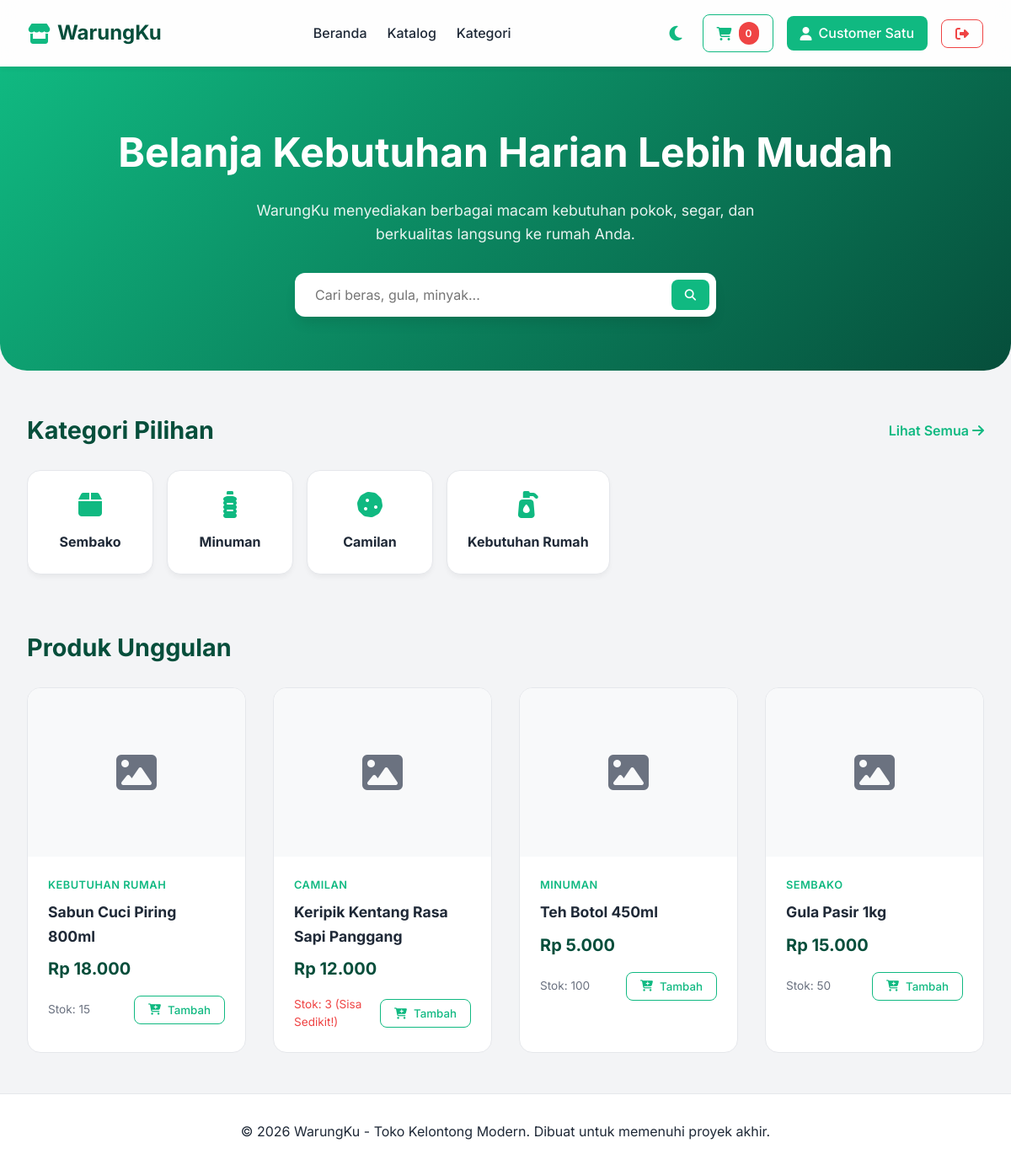
Page /index.php (signed in) on the committed database.
### tables this page shows
CREATE TABLE IF NOT EXISTS categories (
    id INT AUTO_INCREMENT PRIMARY KEY,
    name VARCHAR(100) NOT NULL,
    slug VARCHAR(100) NOT NULL UNIQUE,
    icon VARCHAR(50) DEFAULT NULL,
    created_at TIMESTAMP DEFAULT CURRENT_TIMESTAMP
);

CREATE TABLE IF NOT EXISTS products (
    id INT AUTO_INCREMENT PRIMARY KEY,
    category_id INT NOT NULL,
    name VARCHAR(150) NOT NULL,
    description TEXT,
    price DECIMAL(10,2) NOT NULL,
    stock INT NOT NULL DEFAULT 0,
    image_url VARCHAR(255) DEFAULT 'default.jpg',
    created_at TIMESTAMP DEFAULT CURRENT_TIMESTAMP,
    FOREIGN KEY (category_id) REFERENCES categories(id) ON DELETE CASCADE
);

### config/db.php (called while the page is built, shortened)
<?php
function formatRupiah($angka) {
    return "Rp " . number_format($angka, 0, ',', '.');
}
if (!function_exists('base_url')) {
    function base_url($path = '') {
        $doc_root = str_replace('\\', '/', $_SERVER['DOCUMENT_ROOT'] ?? '');
        $app_dir  = str_replace('\\', '/', dirname(__DIR__));
        $base = '';
        if ($doc_root && strpos($app_dir, $doc_root) === 0) {
            $base = substr($app_dir, strlen($doc_root));
        }
        $base = rtrim(str_replace('\\', '/', $base), '/');
        $path = ltrim($path, '/');
        return $base . ($path !== '' ? '/' . $path : '');
    }
}
?>

### index.php (the view, shortened to what this page needs)
<?php
require_once __DIR__ . '/templates/header.php';
$stmt = $pdo->query("SELECT p.*, c.name as category_name FROM products p JOIN categories c ON p.category_id = c.id ORDER BY p.id DESC LIMIT 4");
$featured_products = $stmt->fetchAll();
?>
<div class="hero">
    <h1>Belanja Kebutuhan Harian Lebih Mudah</h1>
    <p>WarungKu menyediakan berbagai macam kebutuhan pokok, segar, dan berkualitas langsung ke rumah Anda.</p>
    <div class="search-bar">
        <input type="text" id="live-search" placeholder="Cari beras, gula, minyak...">
        <button class="btn btn-primary" style="margin-left: -50px; z-index: 2;"><i class="fa-solid fa-search"></i></button>
    </div>
</div>
<div class="container">
    <div style="display: flex; justify-content: space-between; align-items: center; margin-bottom: 1.5rem;">
        <h2 class="section-title" style="margin-bottom: 0;">Kategori Pilihan</h2>
        <a href="<?= base_url('products.php') ?>" style="color: var(--primary); font-weight: 600;">Lihat Semua <i class="fa-solid fa-arrow-right"></i></a>
    </div>
    <div style="display: flex; gap: 1rem; margin-bottom: 3rem; overflow-x: auto; padding-bottom: 1rem;">
        <?php
        $cats = $pdo->query("SELECT * FROM categories")->fetchAll();
        foreach($cats as $cat):
        ?>
        <a href="<?= base_url('products.php?category=' . $cat['id']) ?>" style="min-width: 150px; text-align: center; background: var(--bg-white); padding: 1.5rem; border-radius: 16px; border: 1px solid var(--border); transition: 0.3s; box-shadow: 0 4px 6px -1px rgba(0,0,0,0.05);" onmouseover="this.style.transform='translateY(-5px)'; this.style.borderColor='var(--primary)';" onmouseout="this.style.transform='translateY(0)'; this.style.borderColor='var(--border)';">
            <i class="fa-solid <?= htmlspecialchars($cat['icon']) ?>" style="font-size: 2rem; color: var(--primary); margin-bottom: 1rem;"></i>
            <h3 style="font-size: 1rem;"><?= htmlspecialchars($cat['name']) ?></h3>
        </a>
        <?php endforeach; ?>
    </div>
    <h2 class="section-title">Produk Unggulan</h2>
    <div class="product-grid">
        <?php foreach($featured_products as $p): ?>
        <div class="product-card">
            <div class="product-image" style="padding: 0;">
            </div>
            <div class="product-info">
                <div class="product-category"><?= htmlspecialchars($p['category_name']) ?></div>
                <h3 class="product-title"><?= htmlspecialchars($p['name']) ?></h3>
                <div class="product-price"><?= formatRupiah($p['price']) ?></div>
                <div style="display: flex; justify-content: space-between; align-items: center;">
                    <span style="font-size: 0.85rem; color: <?= $p['stock'] < 5 ? 'var(--danger)' : 'var(--text-muted)' ?>;">
                        Stok: <?= $p['stock'] ?> <?= $p['stock'] < 5 ? '(Sisa Sedikit!)' : '' ?>
                    </span>
                    <form method="POST" action="<?= base_url('cart.php') ?>" style="margin: 0;">
                        <button type="submit" class="btn btn-outline" <?= $p['stock'] <= 0 ? 'disabled' : '' ?>>
                            <i class="fa-solid fa-cart-plus"></i> Tambah
                        </button>
                    </form>
                </div>
            </div>
        </div>
        <?php endforeach; ?>
    </div>
</div>
<?php require_once __DIR__ . '/templates/footer.php'; ?>

### assets/css/style.css (style rules this page uses)
:root { --primary: #10B981; --primary-dark: #059669; --secondary: #064E3B; --accent: #FBBF24; --bg-light: #F3F4F6; --bg-white: #FFFFFF; --text-main: #1F2937; --text-muted: #6B7280; --border: #E5E7EB; --danger: #EF4444; --success: #10B981; }
* { margin: 0; padding: 0; box-sizing: border-box; font-family: 'Inter', -apple-system, BlinkMacSystemFont, "Segoe UI", Roboto, sans-serif; }
body { background-color: var(--bg-light); color: var(--text-main); line-height: 1.6; display: flex; flex-direction: column; min-height: 100vh; transition: background-color 0.3s, color 0.3s; }
a { text-decoration: none; color: inherit; }
.btn { padding: 0.5rem 1rem; border-radius: 8px; font-weight: 500; cursor: pointer; transition: all 0.2s; border: none; display: inline-flex; align-items: center; gap: 0.5rem; }
.btn-primary { background: var(--primary); color: white; }
.btn-outline { border: 1px solid var(--primary); color: var(--primary); background: transparent; }
.hero { padding: 4rem 2rem; text-align: center; background: linear-gradient(135deg, #10B981 0%, #064E3B 100%); color: white; border-radius: 0 0 2rem 2rem; margin-bottom: 3rem; }
.hero h1 { font-size: 3rem; margin-bottom: 1rem; }
.hero p { font-size: 1.1rem; opacity: 0.9; max-width: 600px; margin: 0 auto 2rem; }
.search-bar { max-width: 500px; margin: 0 auto; display: flex; background: var(--bg-white); padding: 0.5rem; border-radius: 12px; box-shadow: 0 10px 15px -3px rgba(0, 0, 0, 0.1); }
.search-bar input { flex: 1; border: none; padding: 0.5rem 1rem; outline: none; font-size: 1rem; border-radius: 8px; }
.search-bar button { border-radius: 8px; }
.container { max-width: 1200px; margin: 0 auto; padding: 0 2rem; }
.section-title { font-size: 1.8rem; color: var(--secondary); margin-bottom: 1.5rem; }
.product-grid { display: grid; grid-template-columns: repeat(auto-fill, minmax(250px, 1fr)); gap: 2rem; margin-bottom: 3rem; }
.product-card { background: var(--bg-white); border-radius: 16px; overflow: hidden; transition: transform 0.3s, box-shadow 0.3s; border: 1px solid var(--border); }
.product-image { width: 100%; height: 200px; object-fit: cover; background: #f8f9fa; display: flex; align-items: center; justify-content: center; color: var(--text-muted); font-size: 3rem; }
.product-info { padding: 1.5rem; }
.product-category { font-size: 0.8rem; color: var(--primary); font-weight: 600; text-transform: uppercase; letter-spacing: 0.5px; }
.product-title { font-size: 1.1rem; margin: 0.5rem 0; color: var(--text-main); }
.product-price { font-size: 1.25rem; font-weight: 700; color: var(--secondary); margin-bottom: 1rem; }

### rows in the picture
categories: name "Sembako"
categories: name "Minuman"
categories: name "Camilan"
categories: name "Kebutuhan Rumah"
products: category.name "KEBUTUHAN RUMAH", name "Sabun Cuci Piring 800ml", price "Rp 18.000", stock "15"
products: category.name "CAMILAN", name "Keripik Kentang Rasa Sapi Panggang", price "Rp 12.000", stock "3", shows "(Sisa Sedikit!)"
products: category.name "MINUMAN", name "Teh Botol 450ml", price "Rp 5.000", stock "100"
products: category.name "SEMBAKO", name "Gula Pasir 1kg", price "Rp 15.000", stock "50"

### other values in the picture
$cartCount "0"
$_SESSION['name'] "Customer Satu"
